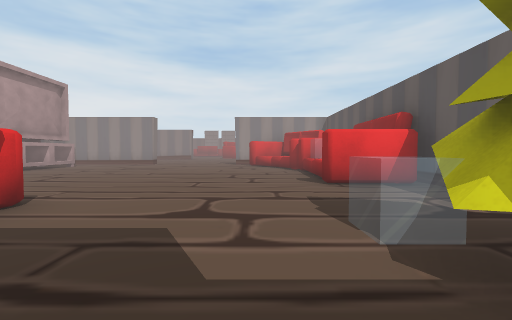
View 1 (above)

24 first-person views from a walk through a scene from a Unity 3-D project. The camera is 1.2 m above the floor, tilts 2° down and sees 90° across. The floor is counted in squares, 2 m on a side. Each view is taken from the middle of a square. On the plan, view 1 faces up. The plan holds only what a view shows up to about 9 squares ahead; the rest is blank. The place goes on beyond the plan. The player is left out. Some surface patterns are stand-ins.

View 2
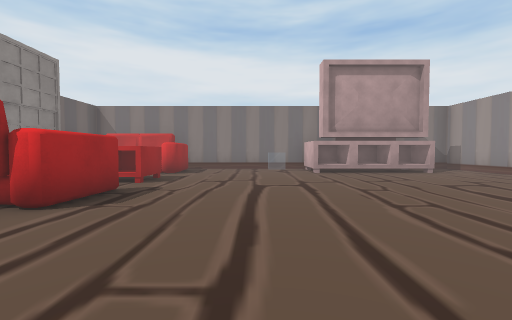

View 3
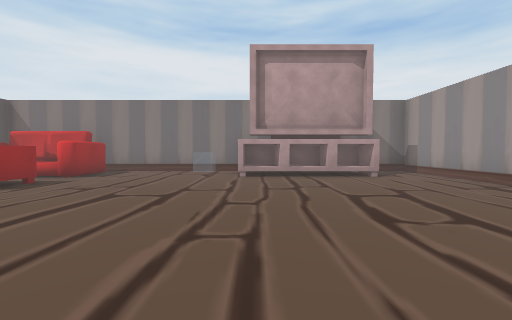

View 4
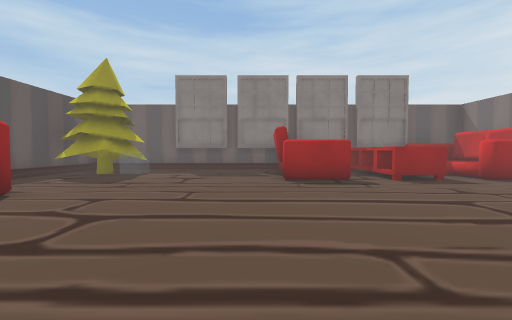

View 5
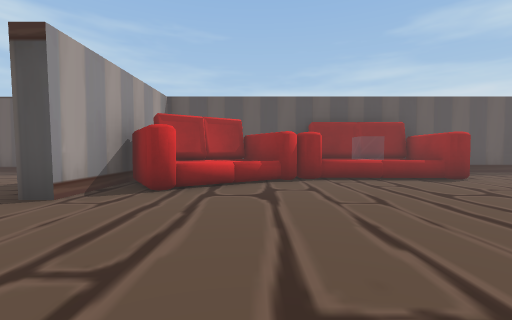

View 6
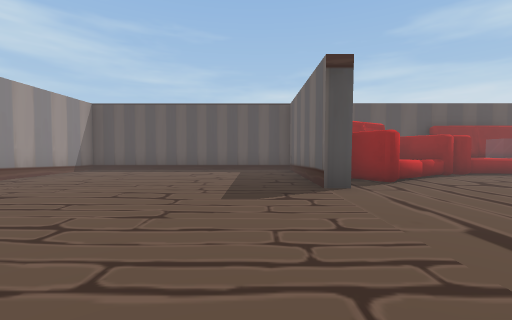

View 7
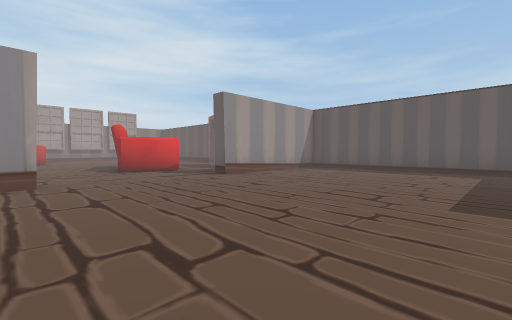

View 8
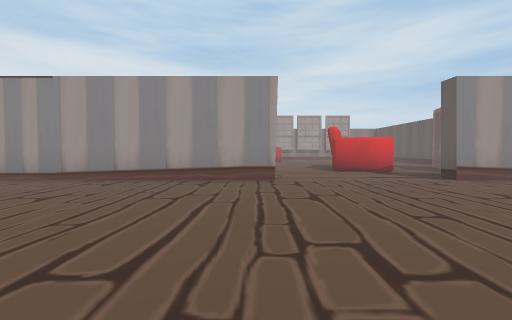

View 9
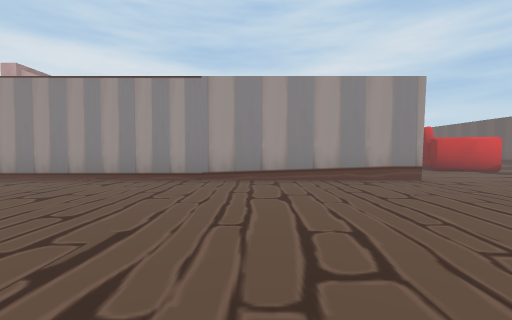

View 10
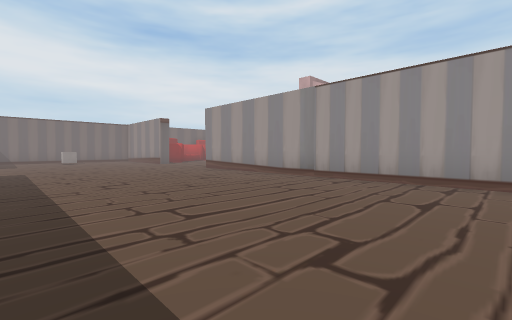

View 11
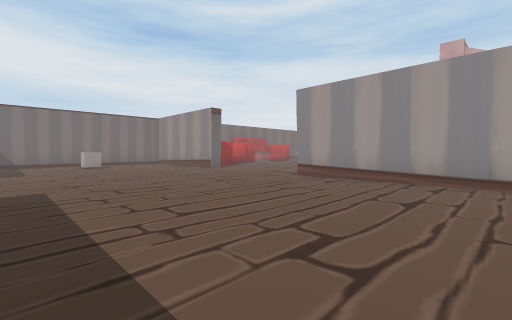

View 12
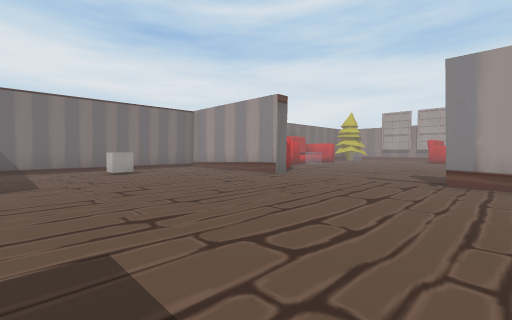

View 13
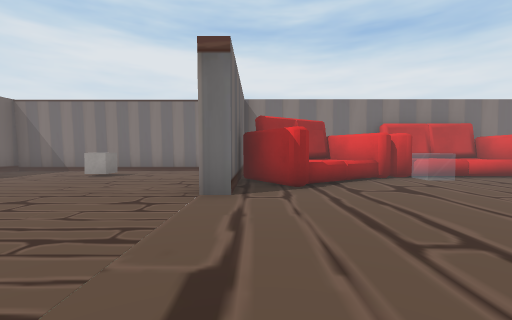

View 14
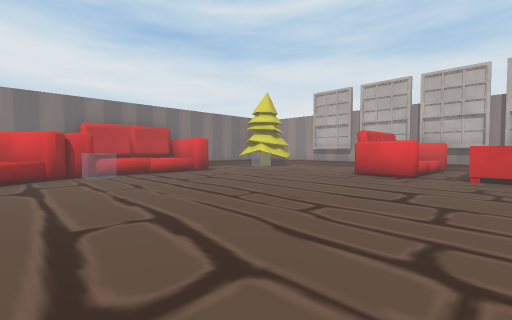

View 15
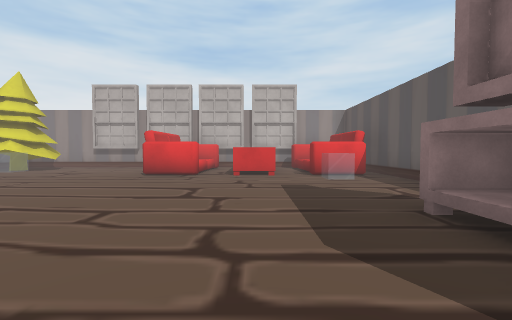

View 16
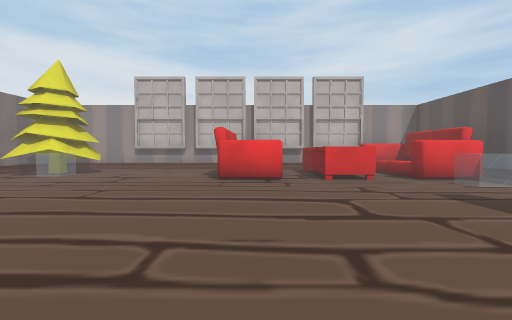

View 17
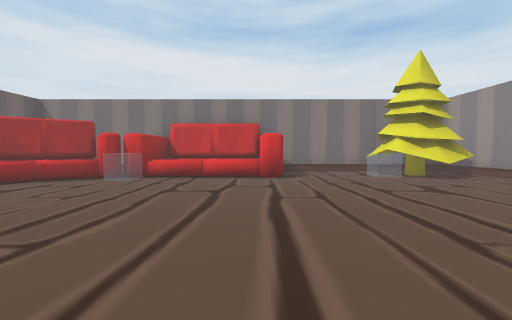

View 18
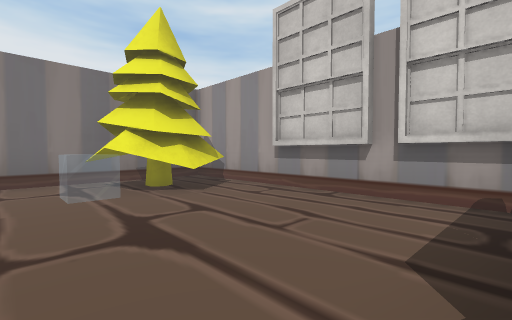

View 19
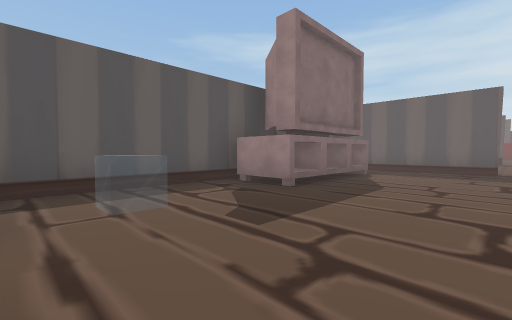

View 20
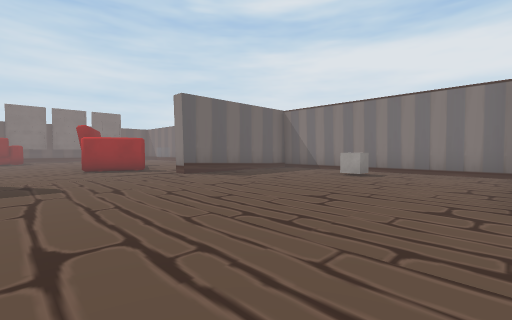

View 21
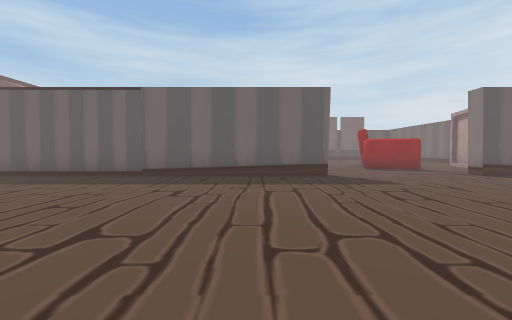

View 22
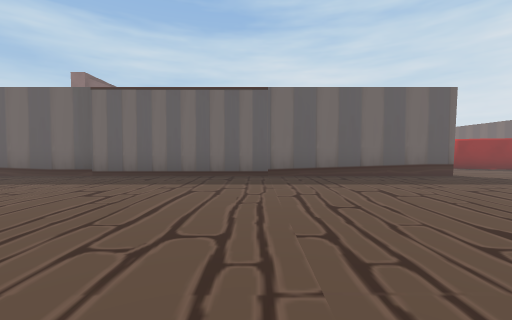

View 23
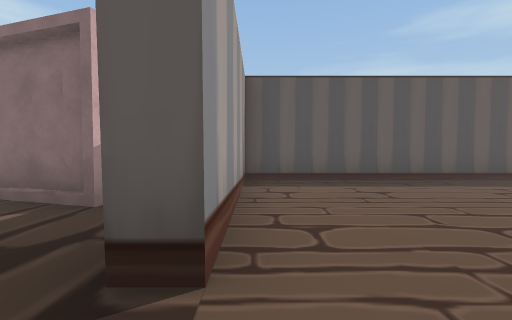

View 24
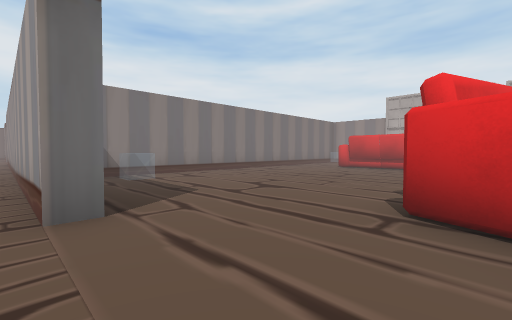

### Floor plan
Points are (right, up) in squares from view 1. A wall is a line through its corners. A room is listed if a view was taken in it or the views show most of it. See-through windows are left out.
Room 1 (views 1, 2, 3, 4, 5)
walls: (-8.7, 6.8) (-8.7, 2.5); (-5.4, 11.5) (-8.7, 11.5) (-8.7, 10.6); (-2.2, -0.2) (-1.4, -0.2); (-2.2, -0.4) (2.8, -0.4); (-1.1, -0.2) (0.6, -0.2); (1.1, 11.5) (-0.9, 11.5); (-6.5, -0.2) (-5.1, -0.2); (-6.5, -0.4) (-5, -0.4); (3.2, -0.4) (3.2, 5.1)
ways out: opening at (-2.5, 11.2) to room 2
objects: other object (-8, 0) to (-7, 3); other object (-8, 7) to (-7, 10); other object (-8, 8) to (-8, 9); other object (-6, 1) to (-5, 3); other object (-4, 0) to (-3, 3); other object (0, 9) to (2, 11); tree (1, 0) to (2, 2); other object (2, 5) to (3, 8)
Room 2 (views 6, 7, 8, 9, 10, 11, 12, 13, 14, 15, 16, 17, 18, 19, 20, 21, 22, 23, 24)
walls: (-16.6, 18.7) (-14.8, 18.7); (-13.7, 23.5) (-13.7, 27.5); (-22.5, 18.7) (-21.5, 18.7) (-21.5, 18.2) (-22.5, 18.2); (-17.8, 11.9) (-6.9, 11.9); (-4.6, 18.7) (-4.6, 18.2) (-16.5, 18.2); (-15.5, 30.5) (-18.4, 30.5); (-25.6, 21.1) (-25.6, 20.2); (-25.6, 18.1) (-25.6, 11.9) (-21.5, 11.9) (-21.5, 11.4); (-19.9, 30.5) (-25.2, 30.5); (-21, 10.1) (-19.6, 9.6); (-1.2, 20) (-2.7, 20.6); (-0.9, 11.5) (-0.9, 11.9) (3.2, 11.9) (3.2, 18.2) (-0.9, 18.2) (-0.9, 18.7); (-25.6, 30.5) (-25.6, 25.8)
ways out: opening at (-2.5, 11.2) to room 1; opening at (-1, 20) to room 3; opening at (-21, 11); opening at (-18.3, 10); opening at (-3.7, 20)
objects: other object (-25, 19) to (-22, 21); other object (-25, 22) to (-24, 25); tree (-25, 28) to (-24, 30); cube (-24, 15); other object (-20, 28) to (-19, 30); other object (-17, 28) to (-17, 30); other object (-15, 21) to (-14, 22); other object (-15, 23) to (-14, 23); other object (-15, 28) to (-14, 30); other object (-14, 21)
Room 3 (no view inside)
walls: (1, 20.1) (1, 20.6)
ways out: opening at (-1, 20) to room 2; opening at (0, 21)

Positions as (right, up) in squares from view 1, and headings:
1: (0, 0), facing up
2: (0, 5), facing left
3: (-1, 7), facing left
4: (-2, 8), facing down
5: (-4, 9), facing right
6: (-5, 13), facing right
7: (-5, 13), facing up-right
8: (-5, 13), facing up
9: (-8, 13), facing up
10: (-10, 13), facing up-left
11: (-14, 13), facing up-left
12: (-17, 13), facing up-left
13: (-18, 19), facing left
14: (-17, 21), facing up-left
15: (-17, 21), facing up
16: (-19, 22), facing up
17: (-18, 25), facing left
18: (-20, 27), facing up-left
19: (-18, 27), facing down-right
20: (-18, 18), facing down-left
21: (-16, 18), facing down
22: (-13, 18), facing down
23: (-2, 18), facing right
24: (-2, 18), facing up-left
